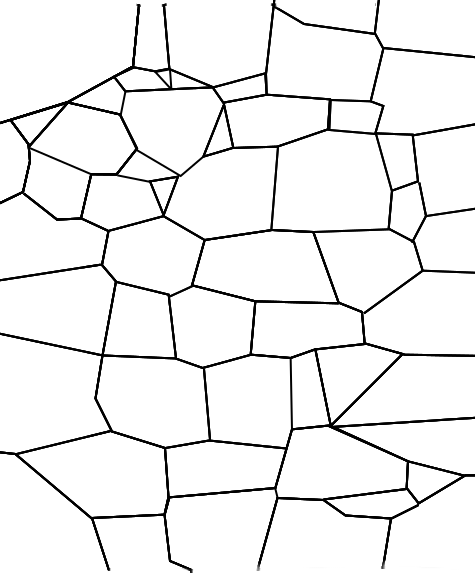
%> input picture Stone Pattern Generator/X_Tests/X_Erode_WR175/WR175_1_shaken_pattern.png, 475 x 573 px
$ octave get_polygons.m   (GNU Octave 9; MATLAB toolbox functions it lacks are replaced by stand-ins)
%> lines starting %> are read from the running program, lines starting %| are printed output that depends on the picture
%% Script that takes an image as an input and allows the user to pick the polygons on the image.


clear all;
% close all;
clc;
h=figure;
I = imread('WR175_1_shaken_pattern.png');
%> I is the input picture: size 573x475x3 uint8; min 0, max 255, mean 239.7
dx=1/size(I,2);
%> dx = 0.00211
dy=1.2/size(I,1);
%> dy = 0.00209
nadd=round(0.02/dy);
%> nadd = 10

I=[zeros(nadd,size(I,2),3);I;zeros(nadd,size(I,2),3)];
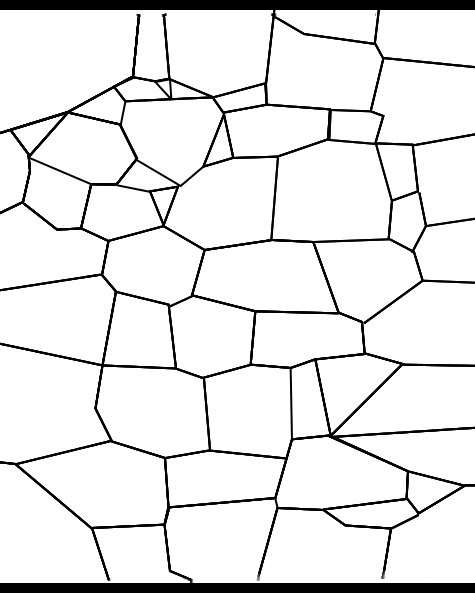
%> I: size 593x475x3 uint8; min 0, max 255, mean 231.6
I=[zeros(size(I,1),nadd,3),I,zeros(size(I,1),nadd,3)];
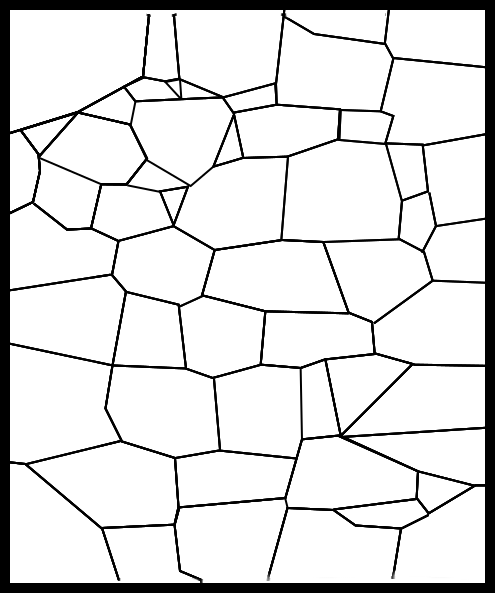
%> I: size 593x495x3 uint8; min 0, max 255, mean 222.2
imshow(I);
hold on;


plot([-0.02,-0.02,1.02,1.02,-0.02],[-0.02,1.22,1.22,-0.02,-0.02]);
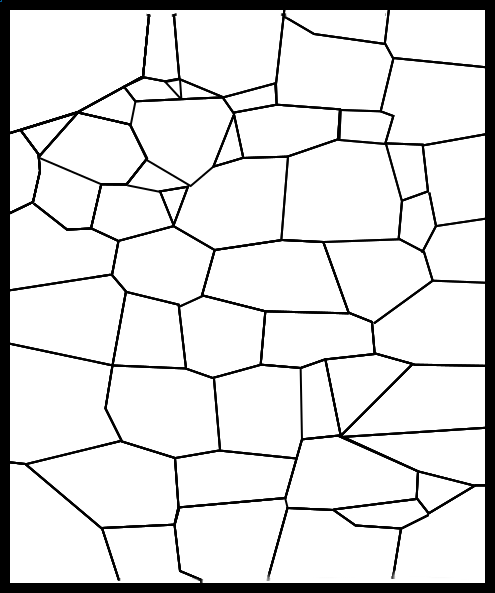
%> figure redrawn from the program's plot data
isOver=0;
k=1;
xc=linspace(-0.02,1.02,size(I,2));
%> xc = 495 values from -0.02 to 1.02
yc=linspace(-0.02,1.22,size(I,1));
%> yc = 593 values from -0.02 to 1.22
while isOver==0
%> (the run ends here)
